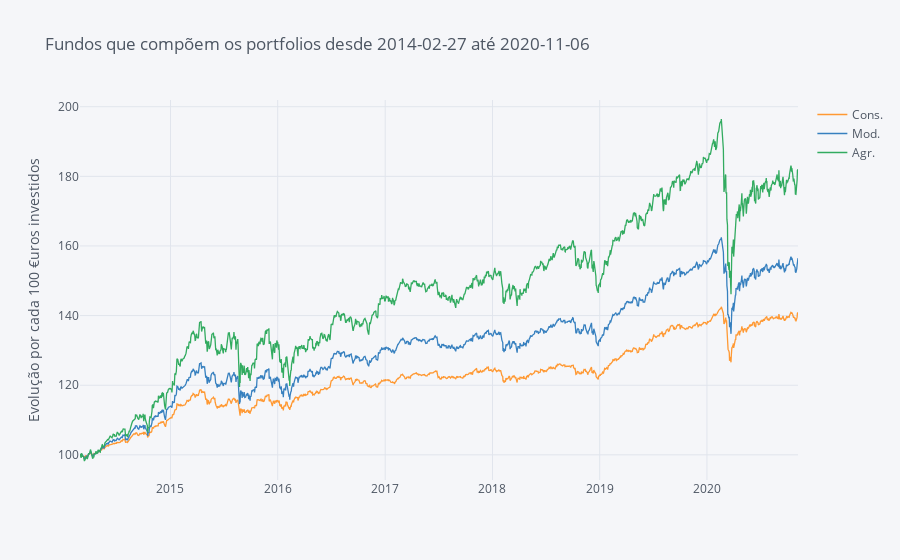

Source (notebook cell):
### Markdown cell above
### Portfolios:

- Portfolio Conservador:
    - 15% IWDA (MSCI World) - [Homepage](https://www.ishares.com/nl/particuliere-belegger/nl/producten/251882/ishares-msci-world-ucits-etf-acc-fund) (tem de se traduzir para inglês usando a funcionalidade "translate to english" do chrome)
    - 15% IQQ0 (MSCI World Min Vol) - [Homepage](https://www.ishares.com/de/privatanleger/de/produkte/251382/ishares-msci-world-minimum-volatility-ucits-etf) (tem de se traduzir para inglês usando a funcionalidade "translate to english" do chrome)
    - 70% Vanguard Global Bond - [Homepage](https://global.vanguard.com/portal/site/kiids/pt/pt/documents) // [Kiid](https://global.vanguard.com/portal/site/loadPDF?country=pt&docId=10417)
    
    
- Portfolio Moderado:
    - 25% IWDA (MSCI World) - [Homepage](https://www.ishares.com/nl/particuliere-belegger/nl/producten/251882/ishares-msci-world-ucits-etf-acc-fund) (tem de se traduzir para inglês usando a funcionalidade "translate to english" do chrome)
    - 25% IQQ0 (MSCI World Min Vol) - [Homepage](https://www.ishares.com/de/privatanleger/de/produkte/251382/ishares-msci-world-minimum-volatility-ucits-etf) (tem de se traduzir para inglês usando a funcionalidade "translate to english" do chrome)
    - 50% Vanguard Global Bond - [Homepage](https://global.vanguard.com/portal/site/kiids/pt/pt/documents) // [Kiid](https://global.vanguard.com/portal/site/loadPDF?country=pt&docId=10417)
    
    
- Portfolio Agressivo:
    - 40% IWDA (MSCI World) - [Homepage](https://www.ishares.com/nl/particuliere-belegger/nl/producten/251882/ishares-msci-world-ucits-etf-acc-fund) (tem de se traduzir para inglês usando a funcionalidade "translate to english" do chrome)
    - 40% IQQ0 (MSCI World Min Vol) - [Homepage](https://www.ishares.com/de/privatanleger/de/produkte/251382/ishares-msci-world-minimum-volatility-ucits-etf) (tem de se traduzir para inglês usando a funcionalidade "translate to english" do chrome)
    - 20% Vanguard Global Bond - [Homepage](https://global.vanguard.com/portal/site/kiids/pt/pt/documents) // [Kiid](https://global.vanguard.com/portal/site/loadPDF?country=pt&docId=10417)

### Code cell
portfolios.iplot(title='Fundos que compõem os portfolios desde ' +  Begin + ' até ' + End,
             yTitle='Evolução por cada 100 €uros investidos')

### Figure 1 — Plotly figure (JSON) as saved in the notebook; plotly's stock layout.template omitted (floating-point values rounded to 4 significant figures; data arrays with more than 128 entries replaced by an {"elided": "..."} marker saying what was removed)
{"data": [{"line": {"color": "rgba(255, 153, 51, 1.0)", "dash": "solid", "shape": "linear", "width": 1.3}, "mode": "lines", "name": "Cons.", "text": "", "type": "scatter", "x": {"elided": "1756 str values"}, "y": {"elided": "1756 float values"}}, {"line": {"color": "rgba(55, 128, 191, 1.0)", "dash": "solid", "shape": "linear", "width": 1.3}, "mode": "lines", "name": "Mod.", "text": "", "type": "scatter", "x": {"elided": "1756 str values"}, "y": {"elided": "1756 float values"}}, {"line": {"color": "rgba(50, 171, 96, 1.0)", "dash": "solid", "shape": "linear", "width": 1.3}, "mode": "lines", "name": "Agr.", "text": "", "type": "scatter", "x": {"elided": "1756 str values"}, "y": {"elided": "1756 float values"}}], "layout": {"autosize": true, "legend": {"bgcolor": "#F5F6F9", "font": {"color": "#4D5663"}}, "paper_bgcolor": "#F5F6F9", "plot_bgcolor": "#F5F6F9", "title": {"font": {"color": "#4D5663"}, "text": "Fundos que compõem os portfolios desde 2014-02-27 até 2020-11-06"}, "xaxis": {"autorange": true, "gridcolor": "#E1E5ED", "range": ["2014-02-27", "2020-11-06"], "showgrid": true, "tickfont": {"color": "#4D5663"}, "title": {"font": {"color": "#4D5663"}, "text": ""}, "type": "date", "zerolinecolor": "#E1E5ED"}, "yaxis": {"autorange": true, "gridcolor": "#E1E5ED", "range": [92.77, 201.9], "showgrid": true, "tickfont": {"color": "#4D5663"}, "title": {"font": {"color": "#4D5663"}, "text": "Evolução por cada 100 €uros investidos"}, "type": "linear", "zerolinecolor": "#E1E5ED"}}}
